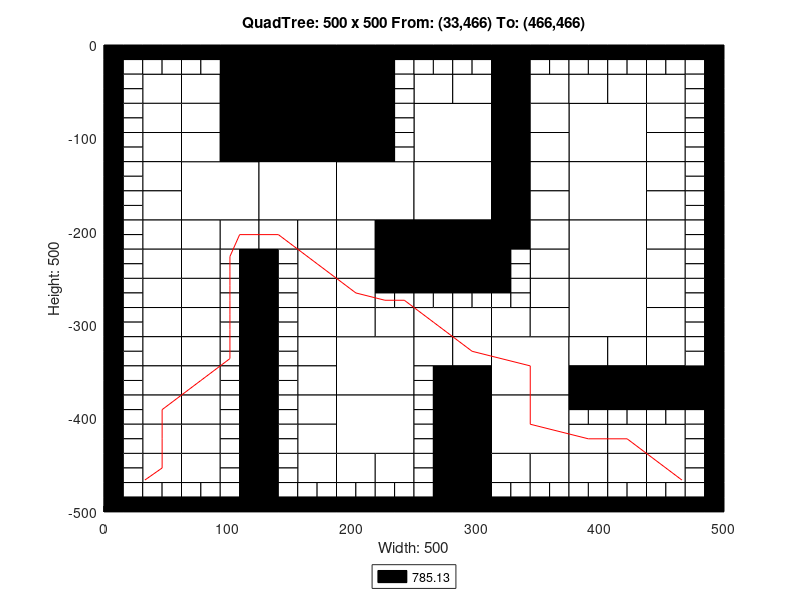

MATLAB code to generate this figure:
axis([0 500 -500 0]);
title('QuadTree: 500 x 500 From: (33,466) To: (466,466)');
xlabel('Width: 500');
ylabel('Height: 500');
rectangle('Position',[125 -62.5 62.5 62.5], 'FaceColor',[0 0 0]);
rectangle('Position',[125 -125 62.5 62.5], 'FaceColor',[0 0 0]);
rectangle('Position',[62.5 -187.5 62.5 62.5], 'FaceColor',[1 1 1]);
rectangle('Position',[125 -187.5 62.5 62.5], 'FaceColor',[1 1 1]);
rectangle('Position',[187.5 -187.5 62.5 62.5], 'FaceColor',[1 1 1]);
rectangle('Position',[250 -125 62.5 62.5], 'FaceColor',[1 1 1]);
rectangle('Position',[375 -125 62.5 62.5], 'FaceColor',[1 1 1]);
rectangle('Position',[250 -187.5 62.5 62.5], 'FaceColor',[1 1 1]);
rectangle('Position',[250 -250 62.5 62.5], 'FaceColor',[0 0 0]);
rectangle('Position',[375 -187.5 62.5 62.5], 'FaceColor',[1 1 1]);
rectangle('Position',[375 -250 62.5 62.5], 'FaceColor',[1 1 1]);
rectangle('Position',[187.5 -375 62.5 62.5], 'FaceColor',[1 1 1]);
rectangle('Position',[187.5 -437.5 62.5 62.5], 'FaceColor',[1 1 1]);
rectangle('Position',[312.5 -375 62.5 62.5], 'FaceColor',[1 1 1]);
rectangle('Position',[375 -312.5 62.5 62.5], 'FaceColor',[1 1 1]);
rectangle('Position',[312.5 -437.5 62.5 62.5], 'FaceColor',[1 1 1]);
rectangle('Position',[31.25 -62.5 31.25 31.25], 'FaceColor',[1 1 1]);
rectangle('Position',[93.75 -31.25 31.25 31.25], 'FaceColor',[0 0 0]);
rectangle('Position',[62.5 -62.5 31.25 31.25], 'FaceColor',[1 1 1]);
rectangle('Position',[93.75 -62.5 31.25 31.25], 'FaceColor',[0 0 0]);
rectangle('Position',[31.25 -93.75 31.25 31.25], 'FaceColor',[1 1 1]);
rectangle('Position',[31.25 -125 31.25 31.25], 'FaceColor',[1 1 1]);
rectangle('Position',[62.5 -93.75 31.25 31.25], 'FaceColor',[1 1 1]);
rectangle('Position',[93.75 -93.75 31.25 31.25], 'FaceColor',[0 0 0]);
rectangle('Position',[62.5 -125 31.25 31.25], 'FaceColor',[1 1 1]);
rectangle('Position',[93.75 -125 31.25 31.25], 'FaceColor',[0 0 0]);
rectangle('Position',[187.5 -31.25 31.25 31.25], 'FaceColor',[0 0 0]);
rectangle('Position',[187.5 -62.5 31.25 31.25], 'FaceColor',[0 0 0]);
rectangle('Position',[187.5 -93.75 31.25 31.25], 'FaceColor',[0 0 0]);
rectangle('Position',[187.5 -125 31.25 31.25], 'FaceColor',[0 0 0]);
rectangle('Position',[31.25 -156.25 31.25 31.25], 'FaceColor',[1 1 1]);
rectangle('Position',[31.25 -187.5 31.25 31.25], 'FaceColor',[1 1 1]);
rectangle('Position',[31.25 -218.75 31.25 31.25], 'FaceColor',[1 1 1]);
rectangle('Position',[31.25 -250 31.25 31.25], 'FaceColor',[1 1 1]);
rectangle('Position',[62.5 -218.75 31.25 31.25], 'FaceColor',[1 1 1]);
rectangle('Position',[93.75 -218.75 31.25 31.25], 'FaceColor',[1 1 1]);
rectangle('Position',[62.5 -250 31.25 31.25], 'FaceColor',[1 1 1]);
rectangle('Position',[125 -218.75 31.25 31.25], 'FaceColor',[1 1 1]);
rectangle('Position',[156.25 -218.75 31.25 31.25], 'FaceColor',[1 1 1]);
rectangle('Position',[156.25 -250 31.25 31.25], 'FaceColor',[1 1 1]);
rectangle('Position',[187.5 -218.75 31.25 31.25], 'FaceColor',[1 1 1]);
rectangle('Position',[218.75 -218.75 31.25 31.25], 'FaceColor',[0 0 0]);
rectangle('Position',[187.5 -250 31.25 31.25], 'FaceColor',[1 1 1]);
rectangle('Position',[218.75 -250 31.25 31.25], 'FaceColor',[0 0 0]);
rectangle('Position',[250 -62.5 31.25 31.25], 'FaceColor',[1 1 1]);
rectangle('Position',[281.25 -62.5 31.25 31.25], 'FaceColor',[1 1 1]);
rectangle('Position',[312.5 -31.25 31.25 31.25], 'FaceColor',[0 0 0]);
rectangle('Position',[312.5 -62.5 31.25 31.25], 'FaceColor',[0 0 0]);
rectangle('Position',[343.75 -62.5 31.25 31.25], 'FaceColor',[1 1 1]);
rectangle('Position',[312.5 -93.75 31.25 31.25], 'FaceColor',[0 0 0]);
rectangle('Position',[343.75 -93.75 31.25 31.25], 'FaceColor',[1 1 1]);
rectangle('Position',[312.5 -125 31.25 31.25], 'FaceColor',[0 0 0]);
rectangle('Position',[343.75 -125 31.25 31.25], 'FaceColor',[1 1 1]);
rectangle('Position',[375 -62.5 31.25 31.25], 'FaceColor',[1 1 1]);
rectangle('Position',[406.25 -62.5 31.25 31.25], 'FaceColor',[1 1 1]);
rectangle('Position',[437.5 -62.5 31.25 31.25], 'FaceColor',[1 1 1]);
rectangle('Position',[437.5 -93.75 31.25 31.25], 'FaceColor',[1 1 1]);
rectangle('Position',[437.5 -125 31.25 31.25], 'FaceColor',[1 1 1]);
rectangle('Position',[312.5 -156.25 31.25 31.25], 'FaceColor',[0 0 0]);
rectangle('Position',[343.75 -156.25 31.25 31.25], 'FaceColor',[1 1 1]);
rectangle('Position',[312.5 -187.5 31.25 31.25], 'FaceColor',[0 0 0]);
rectangle('Position',[343.75 -187.5 31.25 31.25], 'FaceColor',[1 1 1]);
rectangle('Position',[312.5 -218.75 31.25 31.25], 'FaceColor',[0 0 0]);
rectangle('Position',[343.75 -218.75 31.25 31.25], 'FaceColor',[1 1 1]);
rectangle('Position',[343.75 -250 31.25 31.25], 'FaceColor',[1 1 1]);
rectangle('Position',[437.5 -156.25 31.25 31.25], 'FaceColor',[1 1 1]);
rectangle('Position',[437.5 -187.5 31.25 31.25], 'FaceColor',[1 1 1]);
rectangle('Position',[437.5 -218.75 31.25 31.25], 'FaceColor',[1 1 1]);
rectangle('Position',[437.5 -250 31.25 31.25], 'FaceColor',[1 1 1]);
rectangle('Position',[31.25 -281.25 31.25 31.25], 'FaceColor',[1 1 1]);
rectangle('Position',[31.25 -312.5 31.25 31.25], 'FaceColor',[1 1 1]);
rectangle('Position',[62.5 -281.25 31.25 31.25], 'FaceColor',[1 1 1]);
rectangle('Position',[62.5 -312.5 31.25 31.25], 'FaceColor',[1 1 1]);
rectangle('Position',[31.25 -343.75 31.25 31.25], 'FaceColor',[1 1 1]);
rectangle('Position',[31.25 -375 31.25 31.25], 'FaceColor',[1 1 1]);
rectangle('Position',[62.5 -343.75 31.25 31.25], 'FaceColor',[1 1 1]);
rectangle('Position',[62.5 -375 31.25 31.25], 'FaceColor',[1 1 1]);
rectangle('Position',[156.25 -281.25 31.25 31.25], 'FaceColor',[1 1 1]);
rectangle('Position',[156.25 -312.5 31.25 31.25], 'FaceColor',[1 1 1]);
rectangle('Position',[187.5 -281.25 31.25 31.25], 'FaceColor',[1 1 1]);
rectangle('Position',[187.5 -312.5 31.25 31.25], 'FaceColor',[1 1 1]);
rectangle('Position',[218.75 -312.5 31.25 31.25], 'FaceColor',[1 1 1]);
rectangle('Position',[156.25 -343.75 31.25 31.25], 'FaceColor',[1 1 1]);
rectangle('Position',[156.25 -375 31.25 31.25], 'FaceColor',[1 1 1]);
rectangle('Position',[31.25 -406.25 31.25 31.25], 'FaceColor',[1 1 1]);
rectangle('Position',[31.25 -437.5 31.25 31.25], 'FaceColor',[1 1 1]);
rectangle('Position',[62.5 -406.25 31.25 31.25], 'FaceColor',[1 1 1]);
rectangle('Position',[62.5 -437.5 31.25 31.25], 'FaceColor',[1 1 1]);
rectangle('Position',[31.25 -468.75 31.25 31.25], 'FaceColor',[1 1 1]);
rectangle('Position',[62.5 -468.75 31.25 31.25], 'FaceColor',[1 1 1]);
rectangle('Position',[156.25 -406.25 31.25 31.25], 'FaceColor',[1 1 1]);
rectangle('Position',[156.25 -437.5 31.25 31.25], 'FaceColor',[1 1 1]);
rectangle('Position',[156.25 -468.75 31.25 31.25], 'FaceColor',[1 1 1]);
rectangle('Position',[187.5 -468.75 31.25 31.25], 'FaceColor',[1 1 1]);
rectangle('Position',[218.75 -468.75 31.25 31.25], 'FaceColor',[1 1 1]);
rectangle('Position',[250 -312.5 31.25 31.25], 'FaceColor',[1 1 1]);
rectangle('Position',[281.25 -312.5 31.25 31.25], 'FaceColor',[1 1 1]);
rectangle('Position',[343.75 -281.25 31.25 31.25], 'FaceColor',[1 1 1]);
rectangle('Position',[312.5 -312.5 31.25 31.25], 'FaceColor',[1 1 1]);
rectangle('Position',[343.75 -312.5 31.25 31.25], 'FaceColor',[1 1 1]);
rectangle('Position',[250 -343.75 31.25 31.25], 'FaceColor',[1 1 1]);
rectangle('Position',[281.25 -343.75 31.25 31.25], 'FaceColor',[1 1 1]);
rectangle('Position',[281.25 -375 31.25 31.25], 'FaceColor',[0 0 0]);
rectangle('Position',[437.5 -281.25 31.25 31.25], 'FaceColor',[1 1 1]);
rectangle('Position',[437.5 -312.5 31.25 31.25], 'FaceColor',[1 1 1]);
rectangle('Position',[375 -343.75 31.25 31.25], 'FaceColor',[1 1 1]);
rectangle('Position',[406.25 -343.75 31.25 31.25], 'FaceColor',[1 1 1]);
rectangle('Position',[375 -375 31.25 31.25], 'FaceColor',[0 0 0]);
rectangle('Position',[406.25 -375 31.25 31.25], 'FaceColor',[0 0 0]);
rectangle('Position',[437.5 -343.75 31.25 31.25], 'FaceColor',[1 1 1]);
rectangle('Position',[437.5 -375 31.25 31.25], 'FaceColor',[0 0 0]);
rectangle('Position',[468.75 -375 31.25 31.25], 'FaceColor',[0 0 0]);
rectangle('Position',[281.25 -406.25 31.25 31.25], 'FaceColor',[0 0 0]);
rectangle('Position',[281.25 -437.5 31.25 31.25], 'FaceColor',[0 0 0]);
rectangle('Position',[281.25 -468.75 31.25 31.25], 'FaceColor',[0 0 0]);
rectangle('Position',[281.25 -500 31.25 31.25], 'FaceColor',[0 0 0]);
rectangle('Position',[312.5 -468.75 31.25 31.25], 'FaceColor',[1 1 1]);
rectangle('Position',[343.75 -468.75 31.25 31.25], 'FaceColor',[1 1 1]);
rectangle('Position',[375 -437.5 31.25 31.25], 'FaceColor',[1 1 1]);
rectangle('Position',[406.25 -437.5 31.25 31.25], 'FaceColor',[1 1 1]);
rectangle('Position',[437.5 -437.5 31.25 31.25], 'FaceColor',[1 1 1]);
rectangle('Position',[375 -468.75 31.25 31.25], 'FaceColor',[1 1 1]);
rectangle('Position',[406.25 -468.75 31.25 31.25], 'FaceColor',[1 1 1]);
rectangle('Position',[437.5 -468.75 31.25 31.25], 'FaceColor',[1 1 1]);
rectangle('Position',[0 -15.625 15.625 15.625], 'FaceColor',[0 0 0]);
rectangle('Position',[15.625 -15.625 15.625 15.625], 'FaceColor',[0 0 0]);
rectangle('Position',[0 -31.25 15.625 15.625], 'FaceColor',[0 0 0]);
rectangle('Position',[15.625 -31.25 15.625 15.625], 'FaceColor',[1 1 1]);
rectangle('Position',[31.25 -15.625 15.625 15.625], 'FaceColor',[0 0 0]);
rectangle('Position',[46.875 -15.625 15.625 15.625], 'FaceColor',[0 0 0]);
rectangle('Position',[31.25 -31.25 15.625 15.625], 'FaceColor',[1 1 1]);
rectangle('Position',[46.875 -31.25 15.625 15.625], 'FaceColor',[1 1 1]);
rectangle('Position',[0 -46.875 15.625 15.625], 'FaceColor',[0 0 0]);
rectangle('Position',[15.625 -46.875 15.625 15.625], 'FaceColor',[1 1 1]);
rectangle('Position',[0 -62.5 15.625 15.625], 'FaceColor',[0 0 0]);
rectangle('Position',[15.625 -62.5 15.625 15.625], 'FaceColor',[1 1 1]);
rectangle('Position',[62.5 -15.625 15.625 15.625], 'FaceColor',[0 0 0]);
rectangle('Position',[78.125 -15.625 15.625 15.625], 'FaceColor',[0 0 0]);
rectangle('Position',[62.5 -31.25 15.625 15.625], 'FaceColor',[1 1 1]);
rectangle('Position',[78.125 -31.25 15.625 15.625], 'FaceColor',[1 1 1]);
rectangle('Position',[0 -78.125 15.625 15.625], 'FaceColor',[0 0 0]);
rectangle('Position',[15.625 -78.125 15.625 15.625], 'FaceColor',[1 1 1]);
rectangle('Position',[0 -93.75 15.625 15.625], 'FaceColor',[0 0 0]);
rectangle('Position',[15.625 -93.75 15.625 15.625], 'FaceColor',[1 1 1]);
rectangle('Position',[0 -109.375 15.625 15.625], 'FaceColor',[0 0 0]);
rectangle('Position',[15.625 -109.375 15.625 15.625], 'FaceColor',[1 1 1]);
rectangle('Position',[0 -125 15.625 15.625], 'FaceColor',[0 0 0]);
rectangle('Position',[15.625 -125 15.625 15.625], 'FaceColor',[1 1 1]);
rectangle('Position',[218.75 -15.625 15.625 15.625], 'FaceColor',[0 0 0]);
rectangle('Position',[234.375 -15.625 15.625 15.625], 'FaceColor',[0 0 0]);
rectangle('Position',[218.75 -31.25 15.625 15.625], 'FaceColor',[0 0 0]);
rectangle('Position',[234.375 -31.25 15.625 15.625], 'FaceColor',[1 1 1]);
rectangle('Position',[218.75 -46.875 15.625 15.625], 'FaceColor',[0 0 0]);
rectangle('Position',[234.375 -46.875 15.625 15.625], 'FaceColor',[1 1 1]);
rectangle('Position',[218.75 -62.5 15.625 15.625], 'FaceColor',[0 0 0]);
rectangle('Position',[234.375 -62.5 15.625 15.625], 'FaceColor',[1 1 1]);
rectangle('Position',[218.75 -78.125 15.625 15.625], 'FaceColor',[0 0 0]);
rectangle('Position',[234.375 -78.125 15.625 15.625], 'FaceColor',[1 1 1]);
rectangle('Position',[218.75 -93.75 15.625 15.625], 'FaceColor',[0 0 0]);
rectangle('Position',[234.375 -93.75 15.625 15.625], 'FaceColor',[1 1 1]);
rectangle('Position',[218.75 -109.375 15.625 15.625], 'FaceColor',[0 0 0]);
rectangle('Position',[234.375 -109.375 15.625 15.625], 'FaceColor',[1 1 1]);
rectangle('Position',[218.75 -125 15.625 15.625], 'FaceColor',[0 0 0]);
rectangle('Position',[234.375 -125 15.625 15.625], 'FaceColor',[1 1 1]);
rectangle('Position',[0 -140.625 15.625 15.625], 'FaceColor',[0 0 0]);
rectangle('Position',[15.625 -140.625 15.625 15.625], 'FaceColor',[1 1 1]);
rectangle('Position',[0 -156.25 15.625 15.625], 'FaceColor',[0 0 0]);
rectangle('Position',[15.625 -156.25 15.625 15.625], 'FaceColor',[1 1 1]);
rectangle('Position',[0 -171.875 15.625 15.625], 'FaceColor',[0 0 0]);
rectangle('Position',[15.625 -171.875 15.625 15.625], 'FaceColor',[1 1 1]);
rectangle('Position',[0 -187.5 15.625 15.625], 'FaceColor',[0 0 0]);
rectangle('Position',[15.625 -187.5 15.625 15.625], 'FaceColor',[1 1 1]);
rectangle('Position',[0 -203.125 15.625 15.625], 'FaceColor',[0 0 0]);
rectangle('Position',[15.625 -203.125 15.625 15.625], 'FaceColor',[1 1 1]);
rectangle('Position',[0 -218.75 15.625 15.625], 'FaceColor',[0 0 0]);
rectangle('Position',[15.625 -218.75 15.625 15.625], 'FaceColor',[1 1 1]);
rectangle('Position',[0 -234.375 15.625 15.625], 'FaceColor',[0 0 0]);
rectangle('Position',[15.625 -234.375 15.625 15.625], 'FaceColor',[1 1 1]);
rectangle('Position',[0 -250 15.625 15.625], 'FaceColor',[0 0 0]);
rectangle('Position',[15.625 -250 15.625 15.625], 'FaceColor',[1 1 1]);
rectangle('Position',[93.75 -234.375 15.625 15.625], 'FaceColor',[1 1 1]);
rectangle('Position',[109.375 -234.375 15.625 15.625], 'FaceColor',[0 0 0]);
rectangle('Position',[93.75 -250 15.625 15.625], 'FaceColor',[1 1 1]);
rectangle('Position',[109.375 -250 15.625 15.625], 'FaceColor',[0 0 0]);
rectangle('Position',[125 -234.375 15.625 15.625], 'FaceColor',[0 0 0]);
rectangle('Position',[140.625 -234.375 15.625 15.625], 'FaceColor',[1 1 1]);
rectangle('Position',[125 -250 15.625 15.625], 'FaceColor',[0 0 0]);
rectangle('Position',[140.625 -250 15.625 15.625], 'FaceColor',[1 1 1]);
rectangle('Position',[250 -15.625 15.625 15.625], 'FaceColor',[0 0 0]);
rectangle('Position',[265.625 -15.625 15.625 15.625], 'FaceColor',[0 0 0]);
rectangle('Position',[250 -31.25 15.625 15.625], 'FaceColor',[1 1 1]);
rectangle('Position',[265.625 -31.25 15.625 15.625], 'FaceColor',[1 1 1]);
rectangle('Position',[281.25 -15.625 15.625 15.625], 'FaceColor',[0 0 0]);
rectangle('Position',[296.875 -15.625 15.625 15.625], 'FaceColor',[0 0 0]);
rectangle('Position',[281.25 -31.25 15.625 15.625], 'FaceColor',[1 1 1]);
rectangle('Position',[296.875 -31.25 15.625 15.625], 'FaceColor',[1 1 1]);
rectangle('Position',[343.75 -15.625 15.625 15.625], 'FaceColor',[0 0 0]);
rectangle('Position',[359.375 -15.625 15.625 15.625], 'FaceColor',[0 0 0]);
rectangle('Position',[343.75 -31.25 15.625 15.625], 'FaceColor',[1 1 1]);
rectangle('Position',[359.375 -31.25 15.625 15.625], 'FaceColor',[1 1 1]);
rectangle('Position',[375 -15.625 15.625 15.625], 'FaceColor',[0 0 0]);
rectangle('Position',[390.625 -15.625 15.625 15.625], 'FaceColor',[0 0 0]);
rectangle('Position',[375 -31.25 15.625 15.625], 'FaceColor',[1 1 1]);
rectangle('Position',[390.625 -31.25 15.625 15.625], 'FaceColor',[1 1 1]);
rectangle('Position',[406.25 -15.625 15.625 15.625], 'FaceColor',[0 0 0]);
rectangle('Position',[421.875 -15.625 15.625 15.625], 'FaceColor',[0 0 0]);
rectangle('Position',[406.25 -31.25 15.625 15.625], 'FaceColor',[1 1 1]);
rectangle('Position',[421.875 -31.25 15.625 15.625], 'FaceColor',[1 1 1]);
rectangle('Position',[437.5 -15.625 15.625 15.625], 'FaceColor',[0 0 0]);
rectangle('Position',[453.125 -15.625 15.625 15.625], 'FaceColor',[0 0 0]);
rectangle('Position',[437.5 -31.25 15.625 15.625], 'FaceColor',[1 1 1]);
rectangle('Position',[453.125 -31.25 15.625 15.625], 'FaceColor',[1 1 1]);
rectangle('Position',[468.75 -15.625 15.625 15.625], 'FaceColor',[0 0 0]);
rectangle('Position',[484.375 -15.625 15.625 15.625], 'FaceColor',[0 0 0]);
rectangle('Position',[468.75 -31.25 15.625 15.625], 'FaceColor',[1 1 1]);
rectangle('Position',[484.375 -31.25 15.625 15.625], 'FaceColor',[0 0 0]);
rectangle('Position',[468.75 -46.875 15.625 15.625], 'FaceColor',[1 1 1]);
rectangle('Position',[484.375 -46.875 15.625 15.625], 'FaceColor',[0 0 0]);
rectangle('Position',[468.75 -62.5 15.625 15.625], 'FaceColor',[1 1 1]);
rectangle('Position',[484.375 -62.5 15.625 15.625], 'FaceColor',[0 0 0]);
rectangle('Position',[468.75 -78.125 15.625 15.625], 'FaceColor',[1 1 1]);
rectangle('Position',[484.375 -78.125 15.625 15.625], 'FaceColor',[0 0 0]);
rectangle('Position',[468.75 -93.75 15.625 15.625], 'FaceColor',[1 1 1]);
rectangle('Position',[484.375 -93.75 15.625 15.625], 'FaceColor',[0 0 0]);
rectangle('Position',[468.75 -109.375 15.625 15.625], 'FaceColor',[1 1 1]);
rectangle('Position',[484.375 -109.375 15.625 15.625], 'FaceColor',[0 0 0]);
rectangle('Position',[468.75 -125 15.625 15.625], 'FaceColor',[1 1 1]);
rectangle('Position',[484.375 -125 15.625 15.625], 'FaceColor',[0 0 0]);
rectangle('Position',[312.5 -234.375 15.625 15.625], 'FaceColor',[0 0 0]);
rectangle('Position',[328.125 -234.375 15.625 15.625], 'FaceColor',[1 1 1]);
rectangle('Position',[312.5 -250 15.625 15.625], 'FaceColor',[0 0 0]);
rectangle('Position',[328.125 -250 15.625 15.625], 'FaceColor',[1 1 1]);
rectangle('Position',[468.75 -140.625 15.625 15.625], 'FaceColor',[1 1 1]);
rectangle('Position',[484.375 -140.625 15.625 15.625], 'FaceColor',[0 0 0]);
rectangle('Position',[468.75 -156.25 15.625 15.625], 'FaceColor',[1 1 1]);
rectangle('Position',[484.375 -156.25 15.625 15.625], 'FaceColor',[0 0 0]);
rectangle('Position',[468.75 -171.875 15.625 15.625], 'FaceColor',[1 1 1]);
rectangle('Position',[484.375 -171.875 15.625 15.625], 'FaceColor',[0 0 0]);
rectangle('Position',[468.75 -187.5 15.625 15.625], 'FaceColor',[1 1 1]);
rectangle('Position',[484.375 -187.5 15.625 15.625], 'FaceColor',[0 0 0]);
rectangle('Position',[468.75 -203.125 15.625 15.625], 'FaceColor',[1 1 1]);
rectangle('Position',[484.375 -203.125 15.625 15.625], 'FaceColor',[0 0 0]);
rectangle('Position',[468.75 -218.75 15.625 15.625], 'FaceColor',[1 1 1]);
rectangle('Position',[484.375 -218.75 15.625 15.625], 'FaceColor',[0 0 0]);
rectangle('Position',[468.75 -234.375 15.625 15.625], 'FaceColor',[1 1 1]);
rectangle('Position',[484.375 -234.375 15.625 15.625], 'FaceColor',[0 0 0]);
rectangle('Position',[468.75 -250 15.625 15.625], 'FaceColor',[1 1 1]);
rectangle('Position',[484.375 -250 15.625 15.625], 'FaceColor',[0 0 0]);
rectangle('Position',[0 -265.625 15.625 15.625], 'FaceColor',[0 0 0]);
rectangle('Position',[15.625 -265.625 15.625 15.625], 'FaceColor',[1 1 1]);
rectangle('Position',[0 -281.25 15.625 15.625], 'FaceColor',[0 0 0]);
rectangle('Position',[15.625 -281.25 15.625 15.625], 'FaceColor',[1 1 1]);
rectangle('Position',[0 -296.875 15.625 15.625], 'FaceColor',[0 0 0]);
rectangle('Position',[15.625 -296.875 15.625 15.625], 'FaceColor',[1 1 1]);
rectangle('Position',[0 -312.5 15.625 15.625], 'FaceColor',[0 0 0]);
rectangle('Position',[15.625 -312.5 15.625 15.625], 'FaceColor',[1 1 1]);
rectangle('Position',[93.75 -265.625 15.625 15.625], 'FaceColor',[1 1 1]);
rectangle('Position',[109.375 -265.625 15.625 15.625], 'FaceColor',[0 0 0]);
rectangle('Position',[93.75 -281.25 15.625 15.625], 'FaceColor',[1 1 1]);
rectangle('Position',[109.375 -281.25 15.625 15.625], 'FaceColor',[0 0 0]);
rectangle('Position',[93.75 -296.875 15.625 15.625], 'FaceColor',[1 1 1]);
rectangle('Position',[109.375 -296.875 15.625 15.625], 'FaceColor',[0 0 0]);
rectangle('Position',[93.75 -312.5 15.625 15.625], 'FaceColor',[1 1 1]);
rectangle('Position',[109.375 -312.5 15.625 15.625], 'FaceColor',[0 0 0]);
rectangle('Position',[0 -328.125 15.625 15.625], 'FaceColor',[0 0 0]);
rectangle('Position',[15.625 -328.125 15.625 15.625], 'FaceColor',[1 1 1]);
rectangle('Position',[0 -343.75 15.625 15.625], 'FaceColor',[0 0 0]);
rectangle('Position',[15.625 -343.75 15.625 15.625], 'FaceColor',[1 1 1]);
rectangle('Position',[0 -359.375 15.625 15.625], 'FaceColor',[0 0 0]);
rectangle('Position',[15.625 -359.375 15.625 15.625], 'FaceColor',[1 1 1]);
rectangle('Position',[0 -375 15.625 15.625], 'FaceColor',[0 0 0]);
rectangle('Position',[15.625 -375 15.625 15.625], 'FaceColor',[1 1 1]);
rectangle('Position',[93.75 -328.125 15.625 15.625], 'FaceColor',[1 1 1]);
rectangle('Position',[109.375 -328.125 15.625 15.625], 'FaceColor',[0 0 0]);
rectangle('Position',[93.75 -343.75 15.625 15.625], 'FaceColor',[1 1 1]);
rectangle('Position',[109.375 -343.75 15.625 15.625], 'FaceColor',[0 0 0]);
rectangle('Position',[93.75 -359.375 15.625 15.625], 'FaceColor',[1 1 1]);
rectangle('Position',[109.375 -359.375 15.625 15.625], 'FaceColor',[0 0 0]);
rectangle('Position',[93.75 -375 15.625 15.625], 'FaceColor',[1 1 1]);
rectangle('Position',[109.375 -375 15.625 15.625], 'FaceColor',[0 0 0]);
rectangle('Position',[125 -265.625 15.625 15.625], 'FaceColor',[0 0 0]);
rectangle('Position',[140.625 -265.625 15.625 15.625], 'FaceColor',[1 1 1]);
rectangle('Position',[125 -281.25 15.625 15.625], 'FaceColor',[0 0 0]);
rectangle('Position',[140.625 -281.25 15.625 15.625], 'FaceColor',[1 1 1]);
rectangle('Position',[125 -296.875 15.625 15.625], 'FaceColor',[0 0 0]);
rectangle('Position',[140.625 -296.875 15.625 15.625], 'FaceColor',[1 1 1]);
rectangle('Position',[125 -312.5 15.625 15.625], 'FaceColor',[0 0 0]);
rectangle('Position',[140.625 -312.5 15.625 15.625], 'FaceColor',[1 1 1]);
rectangle('Position',[218.75 -265.625 15.625 15.625], 'FaceColor',[0 0 0]);
rectangle('Position',[234.375 -265.625 15.625 15.625], 'FaceColor',[0 0 0]);
rectangle('Position',[218.75 -281.25 15.625 15.625], 'FaceColor',[1 1 1]);
rectangle('Position',[234.375 -281.25 15.625 15.625], 'FaceColor',[1 1 1]);
rectangle('Position',[125 -328.125 15.625 15.625], 'FaceColor',[0 0 0]);
rectangle('Position',[140.625 -328.125 15.625 15.625], 'FaceColor',[1 1 1]);
rectangle('Position',[125 -343.75 15.625 15.625], 'FaceColor',[0 0 0]);
rectangle('Position',[140.625 -343.75 15.625 15.625], 'FaceColor',[1 1 1]);
rectangle('Position',[125 -359.375 15.625 15.625], 'FaceColor',[0 0 0]);
rectangle('Position',[140.625 -359.375 15.625 15.625], 'FaceColor',[1 1 1]);
rectangle('Position',[125 -375 15.625 15.625], 'FaceColor',[0 0 0]);
rectangle('Position',[140.625 -375 15.625 15.625], 'FaceColor',[1 1 1]);
rectangle('Position',[0 -390.625 15.625 15.625], 'FaceColor',[0 0 0]);
rectangle('Position',[15.625 -390.625 15.625 15.625], 'FaceColor',[1 1 1]);
rectangle('Position',[0 -406.25 15.625 15.625], 'FaceColor',[0 0 0]);
rectangle('Position',[15.625 -406.25 15.625 15.625], 'FaceColor',[1 1 1]);
rectangle('Position',[0 -421.875 15.625 15.625], 'FaceColor',[0 0 0]);
rectangle('Position',[15.625 -421.875 15.625 15.625], 'FaceColor',[1 1 1]);
rectangle('Position',[0 -437.5 15.625 15.625], 'FaceColor',[0 0 0]);
rectangle('Position',[15.625 -437.5 15.625 15.625], 'FaceColor',[1 1 1]);
rectangle('Position',[93.75 -390.625 15.625 15.625], 'FaceColor',[1 1 1]);
rectangle('Position',[109.375 -390.625 15.625 15.625], 'FaceColor',[0 0 0]);
rectangle('Position',[93.75 -406.25 15.625 15.625], 'FaceColor',[1 1 1]);
rectangle('Position',[109.375 -406.25 15.625 15.625], 'FaceColor',[0 0 0]);
rectangle('Position',[93.75 -421.875 15.625 15.625], 'FaceColor',[1 1 1]);
rectangle('Position',[109.375 -421.875 15.625 15.625], 'FaceColor',[0 0 0]);
rectangle('Position',[93.75 -437.5 15.625 15.625], 'FaceColor',[1 1 1]);
rectangle('Position',[109.375 -437.5 15.625 15.625], 'FaceColor',[0 0 0]);
rectangle('Position',[0 -453.125 15.625 15.625], 'FaceColor',[0 0 0]);
rectangle('Position',[15.625 -453.125 15.625 15.625], 'FaceColor',[1 1 1]);
rectangle('Position',[0 -468.75 15.625 15.625], 'FaceColor',[0 0 0]);
rectangle('Position',[15.625 -468.75 15.625 15.625], 'FaceColor',[1 1 1]);
rectangle('Position',[0 -484.375 15.625 15.625], 'FaceColor',[0 0 0]);
rectangle('Position',[15.625 -484.375 15.625 15.625], 'FaceColor',[1 1 1]);
rectangle('Position',[0 -500 15.625 15.625], 'FaceColor',[0 0 0]);
rectangle('Position',[15.625 -500 15.625 15.625], 'FaceColor',[0 0 0]);
rectangle('Position',[31.25 -484.375 15.625 15.625], 'FaceColor',[1 1 1]);
rectangle('Position',[46.875 -484.375 15.625 15.625], 'FaceColor',[1 1 1]);
rectangle('Position',[31.25 -500 15.625 15.625], 'FaceColor',[0 0 0]);
rectangle('Position',[46.875 -500 15.625 15.625], 'FaceColor',[0 0 0]);
rectangle('Position',[93.75 -453.125 15.625 15.625], 'FaceColor',[1 1 1]);
rectangle('Position',[109.375 -453.125 15.625 15.625], 'FaceColor',[0 0 0]);
rectangle('Position',[93.75 -468.75 15.625 15.625], 'FaceColor',[1 1 1]);
rectangle('Position',[109.375 -468.75 15.625 15.625], 'FaceColor',[0 0 0]);
rectangle('Position',[62.5 -484.375 15.625 15.625], 'FaceColor',[1 1 1]);
rectangle('Position',[78.125 -484.375 15.625 15.625], 'FaceColor',[1 1 1]);
rectangle('Position',[62.5 -500 15.625 15.625], 'FaceColor',[0 0 0]);
rectangle('Position',[78.125 -500 15.625 15.625], 'FaceColor',[0 0 0]);
rectangle('Position',[93.75 -484.375 15.625 15.625], 'FaceColor',[1 1 1]);
rectangle('Position',[109.375 -484.375 15.625 15.625], 'FaceColor',[0 0 0]);
rectangle('Position',[93.75 -500 15.625 15.625], 'FaceColor',[0 0 0]);
rectangle('Position',[109.375 -500 15.625 15.625], 'FaceColor',[0 0 0]);
rectangle('Position',[125 -390.625 15.625 15.625], 'FaceColor',[0 0 0]);
rectangle('Position',[140.625 -390.625 15.625 15.625], 'FaceColor',[1 1 1]);
rectangle('Position',[125 -406.25 15.625 15.625], 'FaceColor',[0 0 0]);
rectangle('Position',[140.625 -406.25 15.625 15.625], 'FaceColor',[1 1 1]);
rectangle('Position',[125 -421.875 15.625 15.625], 'FaceColor',[0 0 0]);
rectangle('Position',[140.625 -421.875 15.625 15.625], 'FaceColor',[1 1 1]);
rectangle('Position',[125 -437.5 15.625 15.625], 'FaceColor',[0 0 0]);
rectangle('Position',[140.625 -437.5 15.625 15.625], 'FaceColor',[1 1 1]);
rectangle('Position',[125 -453.125 15.625 15.625], 'FaceColor',[0 0 0]);
rectangle('Position',[140.625 -453.125 15.625 15.625], 'FaceColor',[1 1 1]);
rectangle('Position',[125 -468.75 15.625 15.625], 'FaceColor',[0 0 0]);
rectangle('Position',[140.625 -468.75 15.625 15.625], 'FaceColor',[1 1 1]);
rectangle('Position',[125 -484.375 15.625 15.625], 'FaceColor',[0 0 0]);
rectangle('Position',[140.625 -484.375 15.625 15.625], 'FaceColor',[1 1 1]);
rectangle('Position',[125 -500 15.625 15.625], 'FaceColor',[0 0 0]);
rectangle('Position',[140.625 -500 15.625 15.625], 'FaceColor',[0 0 0]);
rectangle('Position',[156.25 -484.375 15.625 15.625], 'FaceColor',[1 1 1]);
rectangle('Position',[171.875 -484.375 15.625 15.625], 'FaceColor',[1 1 1]);
rectangle('Position',[156.25 -500 15.625 15.625], 'FaceColor',[0 0 0]);
rectangle('Position',[171.875 -500 15.625 15.625], 'FaceColor',[0 0 0]);
rectangle('Position',[187.5 -484.375 15.625 15.625], 'FaceColor',[1 1 1]);
rectangle('Position',[203.125 -484.375 15.625 15.625], 'FaceColor',[1 1 1]);
rectangle('Position',[187.5 -500 15.625 15.625], 'FaceColor',[0 0 0]);
rectangle('Position',[203.125 -500 15.625 15.625], 'FaceColor',[0 0 0]);
rectangle('Position',[218.75 -484.375 15.625 15.625], 'FaceColor',[1 1 1]);
rectangle('Position',[234.375 -484.375 15.625 15.625], 'FaceColor',[1 1 1]);
rectangle('Position',[218.75 -500 15.625 15.625], 'FaceColor',[0 0 0]);
rectangle('Position',[234.375 -500 15.625 15.625], 'FaceColor',[0 0 0]);
rectangle('Position',[250 -265.625 15.625 15.625], 'FaceColor',[0 0 0]);
rectangle('Position',[265.625 -265.625 15.625 15.625], 'FaceColor',[0 0 0]);
rectangle('Position',[250 -281.25 15.625 15.625], 'FaceColor',[1 1 1]);
rectangle('Position',[265.625 -281.25 15.625 15.625], 'FaceColor',[1 1 1]);
rectangle('Position',[281.25 -265.625 15.625 15.625], 'FaceColor',[0 0 0]);
rectangle('Position',[296.875 -265.625 15.625 15.625], 'FaceColor',[0 0 0]);
rectangle('Position',[281.25 -281.25 15.625 15.625], 'FaceColor',[1 1 1]);
rectangle('Position',[296.875 -281.25 15.625 15.625], 'FaceColor',[1 1 1]);
rectangle('Position',[312.5 -265.625 15.625 15.625], 'FaceColor',[0 0 0]);
rectangle('Position',[328.125 -265.625 15.625 15.625], 'FaceColor',[1 1 1]);
rectangle('Position',[312.5 -281.25 15.625 15.625], 'FaceColor',[1 1 1]);
rectangle('Position',[328.125 -281.25 15.625 15.625], 'FaceColor',[1 1 1]);
rectangle('Position',[250 -359.375 15.625 15.625], 'FaceColor',[1 1 1]);
rectangle('Position',[265.625 -359.375 15.625 15.625], 'FaceColor',[0 0 0]);
rectangle('Position',[250 -375 15.625 15.625], 'FaceColor',[1 1 1]);
rectangle('Position',[265.625 -375 15.625 15.625], 'FaceColor',[0 0 0]);
rectangle('Position',[468.75 -265.625 15.625 15.625], 'FaceColor',[1 1 1]);
rectangle('Position',[484.375 -265.625 15.625 15.625], 'FaceColor',[0 0 0]);
rectangle('Position',[468.75 -281.25 15.625 15.625], 'FaceColor',[1 1 1]);
rectangle('Position',[484.375 -281.25 15.625 15.625], 'FaceColor',[0 0 0]);
rectangle('Position',[468.75 -296.875 15.625 15.625], 'FaceColor',[1 1 1]);
rectangle('Position',[484.375 -296.875 15.625 15.625], 'FaceColor',[0 0 0]);
rectangle('Position',[468.75 -312.5 15.625 15.625], 'FaceColor',[1 1 1]);
rectangle('Position',[484.375 -312.5 15.625 15.625], 'FaceColor',[0 0 0]);
rectangle('Position',[468.75 -328.125 15.625 15.625], 'FaceColor',[1 1 1]);
rectangle('Position',[484.375 -328.125 15.625 15.625], 'FaceColor',[0 0 0]);
rectangle('Position',[468.75 -343.75 15.625 15.625], 'FaceColor',[1 1 1]);
rectangle('Position',[484.375 -343.75 15.625 15.625], 'FaceColor',[0 0 0]);
rectangle('Position',[250 -390.625 15.625 15.625], 'FaceColor',[1 1 1]);
rectangle('Position',[265.625 -390.625 15.625 15.625], 'FaceColor',[0 0 0]);
rectangle('Position',[250 -406.25 15.625 15.625], 'FaceColor',[1 1 1]);
rectangle('Position',[265.625 -406.25 15.625 15.625], 'FaceColor',[0 0 0]);
rectangle('Position',[250 -421.875 15.625 15.625], 'FaceColor',[1 1 1]);
rectangle('Position',[265.625 -421.875 15.625 15.625], 'FaceColor',[0 0 0]);
rectangle('Position',[250 -437.5 15.625 15.625], 'FaceColor',[1 1 1]);
rectangle('Position',[265.625 -437.5 15.625 15.625], 'FaceColor',[0 0 0]);
rectangle('Position',[250 -453.125 15.625 15.625], 'FaceColor',[1 1 1]);
rectangle('Position',[265.625 -453.125 15.625 15.625], 'FaceColor',[0 0 0]);
rectangle('Position',[250 -468.75 15.625 15.625], 'FaceColor',[1 1 1]);
rectangle('Position',[265.625 -468.75 15.625 15.625], 'FaceColor',[0 0 0]);
rectangle('Position',[250 -484.375 15.625 15.625], 'FaceColor',[1 1 1]);
rectangle('Position',[265.625 -484.375 15.625 15.625], 'FaceColor',[0 0 0]);
rectangle('Position',[250 -500 15.625 15.625], 'FaceColor',[0 0 0]);
rectangle('Position',[265.625 -500 15.625 15.625], 'FaceColor',[0 0 0]);
rectangle('Position',[312.5 -484.375 15.625 15.625], 'FaceColor',[1 1 1]);
rectangle('Position',[328.125 -484.375 15.625 15.625], 'FaceColor',[1 1 1]);
rectangle('Position',[312.5 -500 15.625 15.625], 'FaceColor',[0 0 0]);
rectangle('Position',[328.125 -500 15.625 15.625], 'FaceColor',[0 0 0]);
rectangle('Position',[343.75 -484.375 15.625 15.625], 'FaceColor',[1 1 1]);
rectangle('Position',[359.375 -484.375 15.625 15.625], 'FaceColor',[1 1 1]);
rectangle('Position',[343.75 -500 15.625 15.625], 'FaceColor',[0 0 0]);
rectangle('Position',[359.375 -500 15.625 15.625], 'FaceColor',[0 0 0]);
rectangle('Position',[375 -390.625 15.625 15.625], 'FaceColor',[0 0 0]);
rectangle('Position',[390.625 -390.625 15.625 15.625], 'FaceColor',[0 0 0]);
rectangle('Position',[375 -406.25 15.625 15.625], 'FaceColor',[1 1 1]);
rectangle('Position',[390.625 -406.25 15.625 15.625], 'FaceColor',[1 1 1]);
rectangle('Position',[406.25 -390.625 15.625 15.625], 'FaceColor',[0 0 0]);
rectangle('Position',[421.875 -390.625 15.625 15.625], 'FaceColor',[0 0 0]);
rectangle('Position',[406.25 -406.25 15.625 15.625], 'FaceColor',[1 1 1]);
rectangle('Position',[421.875 -406.25 15.625 15.625], 'FaceColor',[1 1 1]);
rectangle('Position',[437.5 -390.625 15.625 15.625], 'FaceColor',[0 0 0]);
rectangle('Position',[453.125 -390.625 15.625 15.625], 'FaceColor',[0 0 0]);
rectangle('Position',[437.5 -406.25 15.625 15.625], 'FaceColor',[1 1 1]);
rectangle('Position',[453.125 -406.25 15.625 15.625], 'FaceColor',[1 1 1]);
rectangle('Position',[468.75 -390.625 15.625 15.625], 'FaceColor',[0 0 0]);
rectangle('Position',[484.375 -390.625 15.625 15.625], 'FaceColor',[0 0 0]);
rectangle('Position',[468.75 -406.25 15.625 15.625], 'FaceColor',[1 1 1]);
rectangle('Position',[484.375 -406.25 15.625 15.625], 'FaceColor',[0 0 0]);
rectangle('Position',[468.75 -421.875 15.625 15.625], 'FaceColor',[1 1 1]);
rectangle('Position',[484.375 -421.875 15.625 15.625], 'FaceColor',[0 0 0]);
rectangle('Position',[468.75 -437.5 15.625 15.625], 'FaceColor',[1 1 1]);
rectangle('Position',[484.375 -437.5 15.625 15.625], 'FaceColor',[0 0 0]);
rectangle('Position',[375 -484.375 15.625 15.625], 'FaceColor',[1 1 1]);
rectangle('Position',[390.625 -484.375 15.625 15.625], 'FaceColor',[1 1 1]);
rectangle('Position',[375 -500 15.625 15.625], 'FaceColor',[0 0 0]);
rectangle('Position',[390.625 -500 15.625 15.625], 'FaceColor',[0 0 0]);
rectangle('Position',[406.25 -484.375 15.625 15.625], 'FaceColor',[1 1 1]);
rectangle('Position',[421.875 -484.375 15.625 15.625], 'FaceColor',[1 1 1]);
rectangle('Position',[406.25 -500 15.625 15.625], 'FaceColor',[0 0 0]);
rectangle('Position',[421.875 -500 15.625 15.625], 'FaceColor',[0 0 0]);
rectangle('Position',[468.75 -453.125 15.625 15.625], 'FaceColor',[1 1 1]);
rectangle('Position',[484.375 -453.125 15.625 15.625], 'FaceColor',[0 0 0]);
rectangle('Position',[468.75 -468.75 15.625 15.625], 'FaceColor',[1 1 1]);
rectangle('Position',[484.375 -468.75 15.625 15.625], 'FaceColor',[0 0 0]);
rectangle('Position',[437.5 -484.375 15.625 15.625], 'FaceColor',[1 1 1]);
rectangle('Position',[453.125 -484.375 15.625 15.625], 'FaceColor',[1 1 1]);
rectangle('Position',[437.5 -500 15.625 15.625], 'FaceColor',[0 0 0]);
rectangle('Position',[453.125 -500 15.625 15.625], 'FaceColor',[0 0 0]);
rectangle('Position',[468.75 -484.375 15.625 15.625], 'FaceColor',[1 1 1]);
rectangle('Position',[484.375 -484.375 15.625 15.625], 'FaceColor',[0 0 0]);
rectangle('Position',[468.75 -500 15.625 15.625], 'FaceColor',[0 0 0]);
rectangle('Position',[484.375 -500 15.625 15.625], 'FaceColor',[0 0 0]);
X=[466,453.125,421.875,390.625,343.75,343.75,296.875,265.625,242.188,226.562,203.125,171.875,140.625,109.375,101.562,101.562,101.562,101.562,101.562,101.562,101.562,101.562,78.125,46.875,46.875,46.875,33];
Y=[-466,-453.125,-421.875,-421.875,-406.25,-343.75,-328.125,-296.875,-273.438,-273.438,-265.625,-234.375,-203.125,-203.125,-226.562,-242.188,-257.812,-273.438,-289.062,-304.688,-320.312,-335.938,-359.375,-390.625,-421.875,-453.125,-466];
hold on;
plot(X,Y,'r');
legend('785.13','Location','southoutside');
